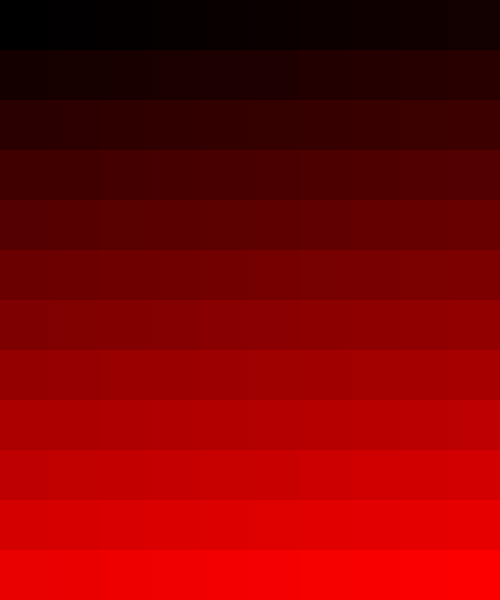
Frame 1 (no input)
Frame 60 (the mouse pressed at the canvas centre just before this capture): identical to frame 1, image omitted
Frame 120 (the mouse held since frame 60 and released just before this capture): identical to frame 1, image omitted

The Processing sketch that drew this single still picture (run headless with seeded random() and noise(); from frame 60 on, the mouse is pressed at the canvas centre):

// Processing sketch: w04_05_pixels_createImage_gradation_comparison
// ── w04_05_pixels_createImage_gradation_comparison.pde
// IMA NYU Shanghai
// Kinetic Interfaces
// MOQN
// Feb 12 2016

void setup() {
  size(500, 600);
  noStroke();

  int index = 0;
  int gridSize = 50;
  for (int y=0; y<height; y+=gridSize) {
    for (int x=0; x<width; x+=gridSize) {

      float r = map(index, 0, width*height/(gridSize*gridSize), 0, 255);

      fill(r, 0, 0);
      rect(x, y, gridSize, gridSize);
      fill(255);
      index++;
    }
  }
}

void draw() {
  //
}
